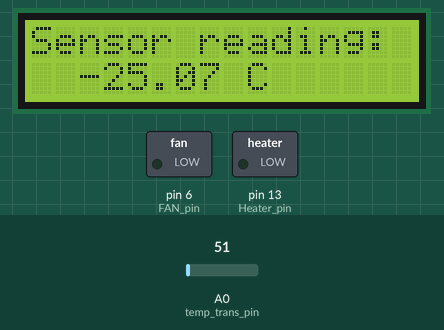
The program below on a simulated Arduino Uno, built with avr-gcc and run on an emulated ATmega328P. Parts: 16×2 character LCD, switched loads named in the program (green lamp = pin HIGH). The test bench sets the inputs (shaded band); at power-on: A0 (temp_trans_pin) = 51.

Above: at 3.2 s.
3.3 s: A0 (temp_trans_pin) set to 134
At 10.3 s:
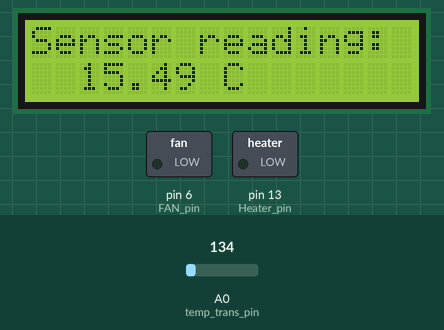
15.5 s: A0 (temp_trans_pin) set to 144
At 18.9 s:
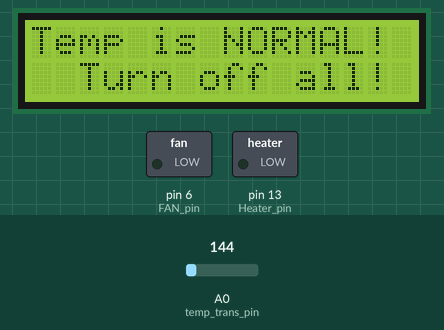
27.6 s: A0 (temp_trans_pin) set to 163
At 31.3 s:
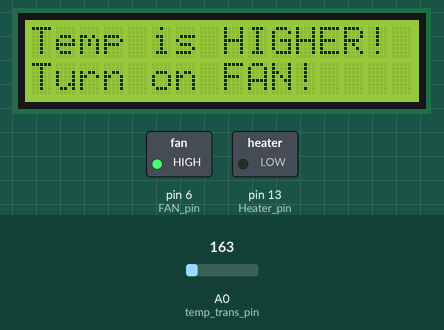
Timing chart, 0 to 45.7 s (numbered marks = the images above; inputs shaded):
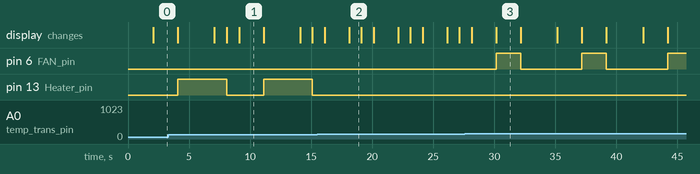

The program:

main.cpp
```cpp
#include<arduino.h>
  const int temp_trans_pin = A0, Heater_pin = 13, FAN_pin = 6;
   float MinTemp = 20, MaxTemp = 25;
  #include <LiquidCrystal.h>
  LiquidCrystal LCD(12, 11, 5, 4, 3, 2);
  void setup() {
    LCD.begin(16, 2);
    pinMode(Heater_pin, OUTPUT);
    pinMode(FAN_pin, OUTPUT);
    LCD.print("Room temp(C):");
    LCD.setCursor(2,1);
    LCD.print(MinTemp);
    LCD.print("-");
    LCD.print(MaxTemp);
    delay(2000);
 }
 void loop() {
   float Eqv_volt, SensorTemp;
   Eqv_volt = analogRead(temp_trans_pin) * 5.0 / 1023;
   SensorTemp = 100.0 * Eqv_volt-50.0;
    LCD.clear();
    LCD.print("Sensor reading:");
    LCD.setCursor(2,1);
    LCD.print(SensorTemp); LCD.print(" C");
    delay(2000);
   if(SensorTemp > MaxTemp){
      LCD.clear();
      LCD.print("Temp is HIGHER!");
      LCD.setCursor(0, 1);LCD.print("Turn on FAN!");
      for( int i = 0; i <= 255; i++ ) {
        analogWrite(FAN_pin, i);
       }
       delay(2000);
       LCD.clear();
       LCD.print("Now temp is OK!");
       LCD.setCursor(0, 1);
       LCD.print("Turn off FAN!");
       for( int i = 255; i >= 0; i-- ) {
        analogWrite(FAN_pin, i);
       }
        delay(2000);
       }
  else if(SensorTemp < MinTemp){
      LCD.clear();
      LCD.print("temp is LOWER!");//Less than the mini
      LCD.setCursor(0, 1);
      LCD.print("Turn on HEATER!");
      digitalWrite(Heater_pin, HIGH);
      delay(3000);
      LCD.clear();
      LCD.print("Now temp is OK!");
      LCD.setCursor(0, 1);
      LCD.print("Turn off HEATER!");
      delay(1000);
      digitalWrite(Heater_pin, LOW);
      LCD.clear();
      }
  else if(SensorTemp > MinTemp && SensorTemp < MaxTemp){
      LCD.clear();
      LCD.print("Temp is NORMAL!");LCD.setCursor(2,1);
      LCD.print("Turn off all!");
      delay(1000);
      LCD.clear();
   }
  else
   {
      LCD.clear();
      LCD.print("ERROR");
      LCD.setCursor(2,1); LCD.print("in the circuit");
      delay(1000);
      LCD.clear();
    }
    delay(1000);
   }      
```

Measured:
- the behaviour switches between 143 and 144 on A0 (temp_trans_pin) (found by bisection; images 1 and 2)
- after the input at 15.5 s, pin 13 (Heater_pin): stays LOW (without the input it goes to HIGH after 2.6 s)
- after the input at 27.6 s, pin 6 (FAN_pin): alternates HIGH for 2.0 s and LOW for 5.0 s, starting after 2.6 s
- by itself, pin 13 (Heater_pin): alternates HIGH for 4.0 s and LOW for 3.0 s
- what the display in image 1 shows lasts 2.0 s, from 9.1 s to 11.1 s
- what the display in image 2 shows lasts 1.0 s, from 18.1 s to 19.1 s
